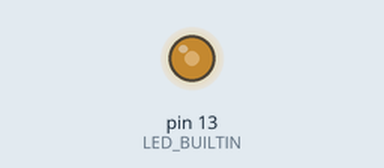
Recording of a sketch running on a simulated Arduino Uno, built with avr-gcc and run on an emulated ATmega328P. Shown: output pins drawn as LEDs (lit = HIGH).

Above: at 0.21 s.
At 1.9 s:
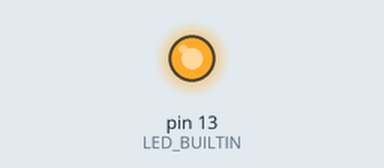
At 3.89 s:
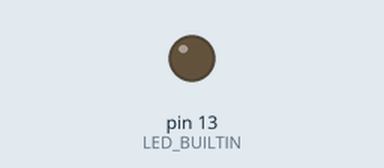
Timing chart, 0 to 40.0 s (numbered marks = the images above):
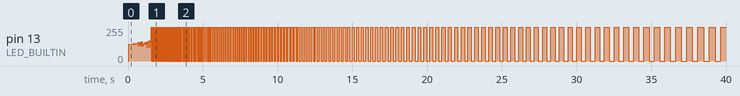

The sketch:

Blinking_Light.ino
```cpp
void setup() {
  pinMode(LED_BUILTIN,OUTPUT);
}

void loop() {
  digitalWrite(LED_BUILTIN,HIGH);
  delay(millis()/100);
  digitalWrite(LED_BUILTIN,LOW);
  delay(millis()/100);
}
```
